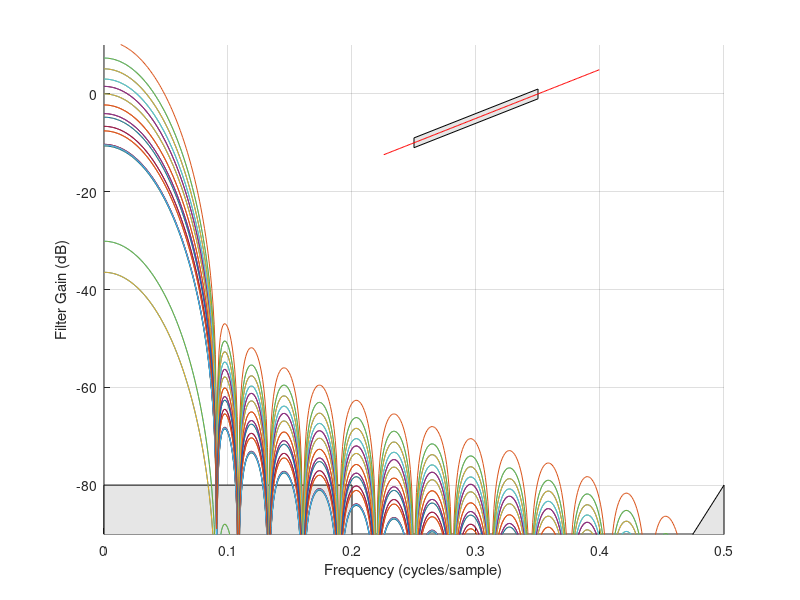
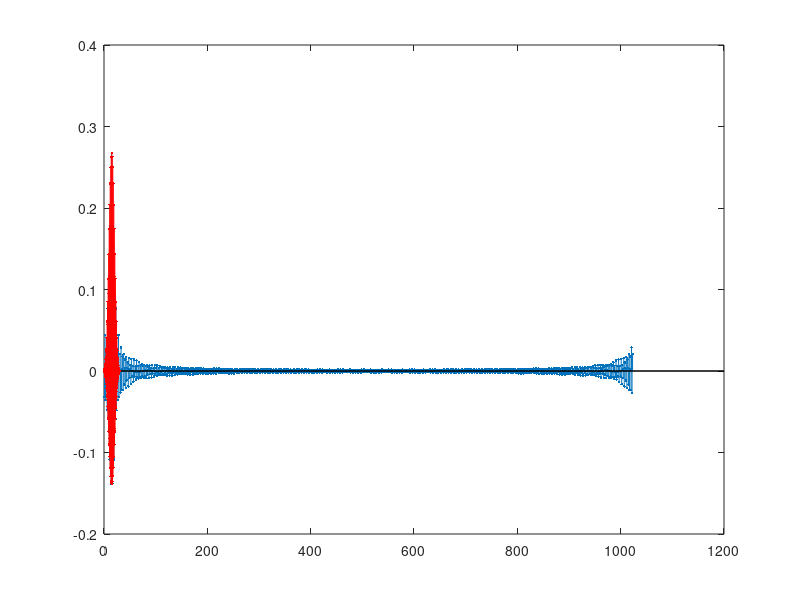

These charts were generated, in order, by the following MATLAB code:
N = 8 * 1024;
M = 100;
beta = 8.5; %higher lowers ripple but widens transition band


f = (0:N-1) / N;
f(N/2+1+1:N) = f(N/2+1+1:N)-1;

figure(1); clf; %freq response
patch([0.0 0.2 0.2 0.0] , [-100 -100 -80 -80], 0.9 * [1 1 1]);
patch([0.4 0.5 0.5 0.4] , [-100 -100 -80 -80], 0.9 * [1 1 1]);
patch([0.25 0.35 0.35 0.25], [-11 -1 1 -9], 0.9 * [1 1 1]);
grid on;
hold on;
axis([0 0.5 -90 10]);

Hd = (abs(f) > 0.225 & abs(f) < 0.365);
Hd = Hd .* (10.^ ( (10/.1) .* (abs(f)- 0.35)/20 ));
Hd = Hd .* exp(-j*2*pi*f*(M-1)/2);

plot(f, 20*log10(abs(Hd)), 'r');

hd = ifft(Hd);
figure(2); clf;
n = 0:N-1;
stem(n,hd,'.');
hold on; 

win = kaiser(M,beta)';

h = hd(1:M) .* win;
plot(0:M-1, h, 'r.');

H = fft(h, N );
figure(1);
plot ( f(1:N/2), 20 * log10(abs(H(1:N/2))));

%%

%%hummels segment 
N = 1024; 
M =31; 
beta = 8;

figure(1); clf; %freq response
patch([0 .2 .2 0], [-100, -100, -80, -80], 0.9*[1 1 1]);
hold on; grid on; 
patch([0.45 0.5 0.5 0.5] , [-100 -100 -80 -80], 0.9*[1 1 1]);
patch([0.25 0.35 0.35 0.25], [-11, -1, +1 -9], 0.9*[1 1 1]);
axis([0, 0.5, -90, 10]);
xlabel('Frequency (cycles/sample)');
ylabel('Filter Gain (dB)');

f = (0:N-1)/N;
f(N/2+1+1:end) = f(N/2+1+1:end) - 1.0;

Hd = (abs(f)>0.225 & abs(f)<0.4) .* 10.^( (10/0.1)*(abs(f)-0.35)/20);
Hd = Hd .* exp(-j*2*pi*f*(M-1)/2);

figure(1);
plot(f, 20 * log10(abs(Hd)), 'r');

hd = ifft(Hd);
figure(2); clf;
n = 0:N-1;
stem(n,hd,'.');
hold on;

win = kaiser(M,beta);
h = hd(1:M) .* win;
stem(0:M-1,h,'r.');

H = fft(h,N);
figure(1);
plot(f, 20*log10(abs(H)));